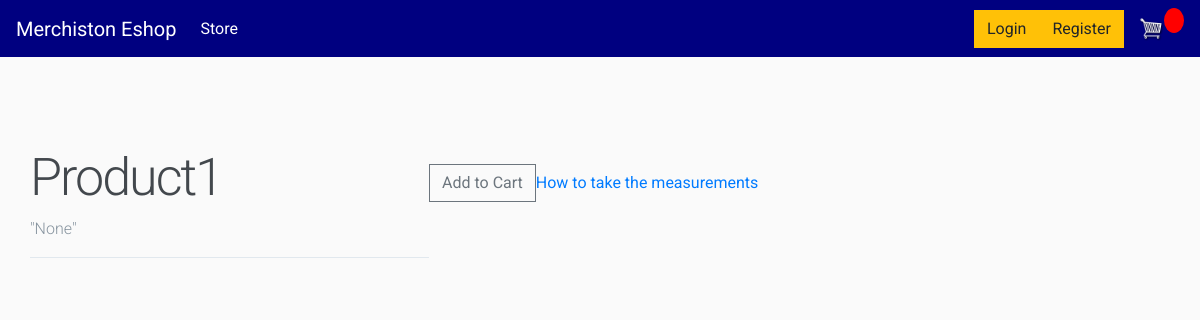
The page /products/1/ on the database as committed earlier.
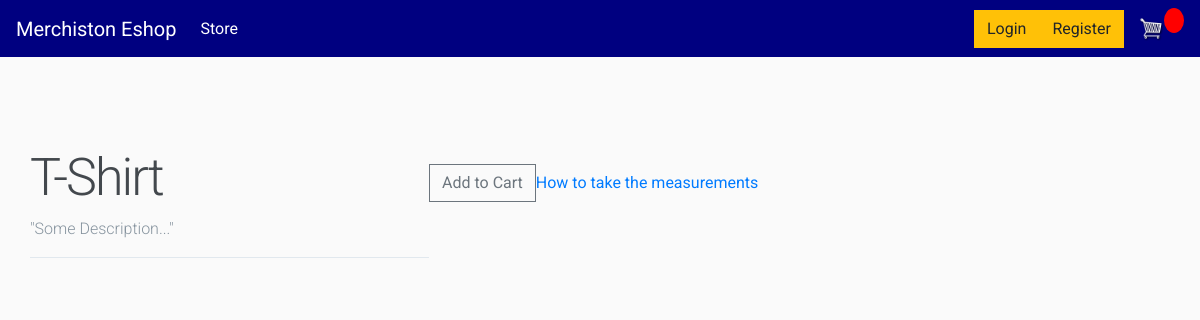
The same page on the database as committed later.
### store/models.py (models this page shows, shortened)
class Product(models.Model):
    name = models.CharField(max_length=200)
    price = models.FloatField()
    digital = models.BooleanField(default=False, null=True, blank=True)
    image = models.ImageField(null=True, blank=True)
    description = models.TextField(null=True, blank=True)
    @property
    def imageURL(self):
        try:
            url = self.image.url
        except:
            url = ''
        return url

### store/views.py (the view)
# urls.py: path('products/<int:id>/', product_detail, name='product-detail')
def product_detail(request, id):
    product = Product.objects.get(id=id)
    return render(request, 'store/product.html', {'product': product})

### store/templates/store/product.html (shortened to what this page needs)
{% extends "store/main.html" %}
{% block content %}
{% load static %}
<link rel="stylesheet" type="text/css" href="{% static 'css/style.css' %}">
<!DOCTYPE html>
<html lang="">
  <head>
    <link href="static/css/style.css" rel="stylesheet">
  </head>
  <body>
    <main class="container">
      <div class="right-column">
        <div class="product-description">
            <h1>{{product.name}}</h1>
            <p>"{{product.description}}"</p>
        </div>
        </div>
        <div class="product-price">
            <button data-product="{{product.id}}" data-action="add" class="btn btn-outline-secondary add-btn update-cart">Add to Cart</button>
            <div class="product-configuration">
              <a href="#">How to take the measurements</a>
            </div>
        </div>
      </div>
  </body>
</html>
{% endblock %}

### store/templates/store/main.html (shortened to what this page needs)
<!DOCTYPE html>
{% load static %}
<html>
<head>
	<link rel="stylesheet" href="https://stackpath.bootstrapcdn.com/bootstrap/4.4.1/css/bootstrap.min.css">
	<link rel="stylesheet" type="text/css" href="{% static 'css/main.css' %}">
</head>
<body>
	<nav class="navbar navbar-expand-lg navbar-dark bg-dark">
	  <a class="navbar-brand" href="{% url 'store' %}">Merchiston Eshop</a>
	  <div class="collapse navbar-collapse" id="navbarSupportedContent">
	    <ul class="navbar-nav mr-auto">
	      <li class="nav-item active">
	        <a class="nav-link" href="{% url 'store' %}">Store <span class="sr-only">(current)</span></a>
	      </li>
	    </ul>
	    <div class="form-inline my-2 my-lg-0">
            {% if user.is_authenticated %}
                <a href="{% url 'profile' %}"class="btn btn-warning">Profile</a>
	     	    <a href="{% url 'logout' %}"class="btn btn-warning">Logout</a>
            {% else %}
	     	    <a href="{% url 'login' %}"class="btn btn-warning">Login</a>
                <a href="{% url 'register' %}"class="btn btn-warning">Register</a>
            {% endif %}
            <a href="{% url 'cart' %}">
	    		<img  id="cart-icon" src="{% static 'images/cart.png' %}">
	    	</a>
	    	<p id="cart-total">{{cartItems}}</p>
	    </div>
	  </div>
	</nav>
     <div class="container">
            <br>
            {% block content %}
            {% endblock content %}
</body>
</html>

### static/css/main.css (style rules this page uses)
body { background-color: hsl(0, 0%, 98%); }
h1,h2,h3,h4,h5,h6 { color:hsl(0, 0%, 30%); }
.bg-dark { background-color: #000080!important; }
#cart-icon { width:25px; display: inline-block; margin-left: 15px; }
#cart-total { display: block; text-align: center; color:#fff; background-color: red; width: 20px; height: 25px; border-radius: 50%; font-size: 14px; }
.btn { border-radius: 0; }

### store/templates/store/static/css/style.css (style rules this page uses)
html, body { height: 100%; width: 100%; margin: 0; font-family: 'Roboto', sans-serif; }
.container { max-width: 1200px; margin: 0 auto; padding: 15px; display: flex; }
.right-column { width: 35%; margin-top: 60px; }
.product-description { border-bottom: 1px solid #E1E8EE; margin-bottom: 20px; }
.product-description h1 { font-weight: 300; font-size: 52px; color: #43484D; letter-spacing: -2px; }
.product-description p { font-size: 16px; font-weight: 300; color: #86939E; line-height: 24px; }
.product-price { display: flex; align-items: center; }

Rows that differ between the two databases and show on the page:
changed Product: name "Product1" → "T-Shirt"; description "None" → "Some Description..."
